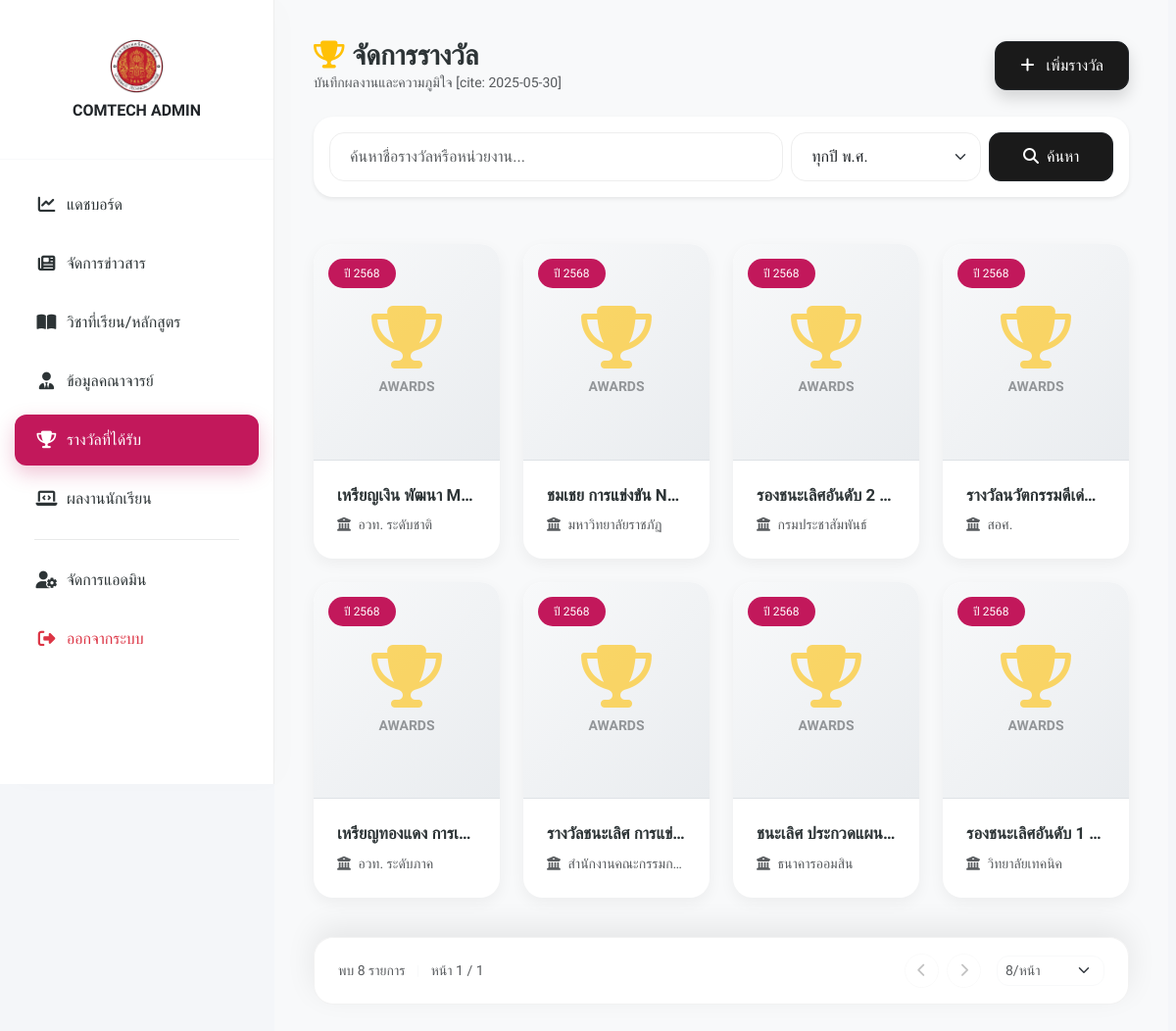
/admin/awards/index.php?year=2025-02-15 (signed in), run on the app's committed database.
### tables this page shows
CREATE TABLE `awards` (
  `id` int NOT NULL,
  `title` varchar(255) NOT NULL COMMENT 'ชื่อรางวัล',
  `award_date` date DEFAULT NULL COMMENT 'วันที่ได้รับรางวัล',
  `organizer` varchar(255) DEFAULT NULL COMMENT 'หน่วยงานที่จัด',
  `description` text COMMENT 'รายละเอียด/รายชื่อนักศึกษา',
  `image` varchar(255) DEFAULT NULL COMMENT 'รูปภาพรางวัล',
  `created_at` timestamp NOT NULL DEFAULT CURRENT_TIMESTAMP
);

### admin/awards/index.php (the view, shortened to what this page needs)
<?php
require_once __DIR__ . '/../../config/db.php';
$search = isset($_GET['search']) ? trim($_GET['search']) : '';
$filter_year = isset($_GET['year']) ? $_GET['year'] : '';
$limit = 8;
$page = isset($_GET['page']) ? (int)$_GET['page'] : 1;
$offset = ($page - 1) * $limit;
try {
    $where = "WHERE 1=1";
    $params = [];
    if ($filter_year !== '') {
        $where .= " AND YEAR(award_date) = :year";
        $params[':year'] = $filter_year;
    }
    $total_stmt = $pdo->prepare("SELECT COUNT(*) FROM awards $where");
    foreach ($params as $key => $val) {
        $total_stmt->bindValue($key, $val);
    }
    $total_stmt->execute();
    $total_items = $total_stmt->fetchColumn();
    $total_pages = ceil($total_items / $limit);
    $stmt = $pdo->prepare("SELECT * FROM awards $where ORDER BY award_date DESC LIMIT :limit OFFSET :offset");
    foreach ($params as $key => $val) {
        $stmt->bindValue($key, $val);
    }
    $stmt->bindValue(':limit', $limit, PDO::PARAM_INT);
    $stmt->bindValue(':offset', $offset, PDO::PARAM_INT);
    $stmt->execute();
    $awards = $stmt->fetchAll();
} catch (PDOException $e) {
    $awards = [];
    $total_pages = 0;
    $total_items = 0;
}
?>
<!DOCTYPE html>
<html lang="th">
<head>
    <link href="https://cdn.jsdelivr.net/npm/bootstrap@5.3.0/dist/css/bootstrap.min.css" rel="stylesheet">
    <link rel="stylesheet" href="https://cdnjs.cloudflare.com/ajax/libs/font-awesome/6.4.0/css/all.min.css">
    <link rel="stylesheet" href="../../assets/css/admin_style.css">
</head>
<body>
    <div class="admin-wrapper">
        <?php include '../includes/sidebar.php'; ?>
        <div class="main-content">
            <div class="content-wrapper">
                <div class="d-flex justify-content-between align-items-center mb-4">
                    <div>
                        <h3 class="fw-bold m-0"><i class="fa-solid fa-trophy me-2 text-warning"></i>จัดการรางวัล</h3>
                        <p class="text-muted small m-0">บันทึกผลงานและความภูมิใจ [cite: 2025-05-30]</p>
                    </div>
                    <a href="add.php" class="btn btn-dark rounded-pill px-4 shadow">
                        <i class="fa-solid fa-plus me-2"></i> เพิ่มรางวัล
                    </a>
                </div>
                <div class="card border-0 shadow-sm rounded-20 p-3 mb-5 bg-white">
                    <form method="GET" class="row g-2">
                        <div class="col-md-6 col-lg-7">
                            <input type="text" name="search" class="form-control search-box" placeholder="ค้นหาชื่อรางวัลหรือหน่วยงาน..." value="<?= htmlspecialchars($search) ?>">
                        </div>
                        <div class="col-md-3 col-lg-3">
                            <select name="year" class="form-select search-box" onchange="this.form.submit()">
                                <option value="">ทุกปี พ.ศ.</option>
                            </select>
                        </div>
                        <div class="col-md-3 col-lg-2">
                            <button type="submit" class="btn btn-dark w-100 rounded-15 fw-500 h-100">
                                <i class="fa-solid fa-magnifying-glass me-2"></i>ค้นหา
                            </button>
                        </div>
                    </form>
                </div>
                <div class="row g-4">
                    <?php if (!empty($awards)): ?>
                        <?php foreach ($awards as $key => $item): ?>
                            <div class="col-md-6 col-lg-4 col-xl-3">
                                <div class="card award-card" style="animation-delay: <?= $key * 0.1 ?>s;">
                                    <div class="award-img-wrapper">
                                        <div id="icon-<?= $item['id'] ?>" class="placeholder-icon <?= (!empty($item['image'])) ? 'd-none' : '' ?>">
                                            <i class="fa-solid fa-trophy fa-4x mb-2"></i>
                                            <span class="small text-muted fw-bold">AWARDS</span>
                                        </div>
                                        <span class="award-badge">ปี <?= date('Y', strtotime($item['award_date'])) + 543 ?></span>
                                    </div>
                                    <div class="card-body border-top">
                                        <h6 class="fw-bold award-title mb-2 text-truncate" title="<?= htmlspecialchars($item['title']) ?>"><?= htmlspecialchars($item['title']) ?></h6>
                                        <p class="text-muted small mb-0 text-truncate"><i class="fa-solid fa-university me-1"></i> <?= htmlspecialchars($item['organizer']) ?></p>
                                    </div>
                                </div>
                            </div>
                        <?php endforeach; ?>
                    <?php endif; ?>
                </div>
            </div>
            <?php if ($total_items > 0): ?>
                <div class="footer-pagination-sticky">
                    <div class="card footer-card shadow-sm border-0">
                        <div class="card-body px-4 py-3">
                            <div class="d-flex justify-content-between align-items-center flex-wrap">
                                <div class="text-muted small fw-600">
                                    พบ <?= number_format($total_items) ?> รายการ <span class="mx-2 text-light">|</span> หน้า <?= $page ?> / <?= $total_pages ?>
                                </div>
                                <div class="d-flex align-items-center gap-3">
                                    <div class="d-flex gap-2">
                                        <?php $query_str = "&search=" . urlencode($search) . "&year=" . urlencode($filter_year); ?>
                                        <a href="?page=<?= $page - 1 ?><?= $query_str ?>" class="btn-nav <?= ($page <= 1) ? 'disabled' : '' ?>"><i class="fa-solid fa-chevron-left small"></i></a>
                                        <a href="?page=<?= $page + 1 ?><?= $query_str ?>" class="btn-nav <?= ($page >= $total_pages) ? 'disabled' : '' ?>"><i class="fa-solid fa-chevron-right small"></i></a>
                                    </div>
                                    <select class="form-select form-select-sm rounded-12 border-light text-muted" style="width: 110px;">
                                        <option><?= $limit ?>/หน้า</option>
                                    </select>
                                </div>
                            </div>
                        </div>
                    </div>
                </div>
            <?php endif; ?>
        </div>
    </div>
</body>
</html>

### assets/css/admin_style.css (style rules this page uses)
:root { --primary-color:#c2185b; --dark-main:#1a1a1a; --light-bg:#f4f6f9; --card-white:#fff; --text-dark:#2d3436; --text-muted:#95a5a6; --border-color:#eee; --transition:all .3s cubic-bezier(.4,0,.2,1); --shadow-sm:0 5px 15px rgba(0,0,0,.03); --shadow-md:0 10px 30px rgba(0,0,0,.08); }
body { font-family:'Prompt',sans-serif; background:var(--light-bg); color:var(--text-dark); margin:0; overflow-x:hidden; }
.admin-wrapper { display:flex;min-height:100vh }
.main-content { flex:1; margin-left:280px; padding:40px; width:calc(100% - 280px); transition:var(--transition); display:flex; flex-direction:column; min-height:100vh; background:#f8f9fa; }
.content-wrapper { flex:1 0 auto;padding-bottom:20px }
.placeholder-icon { position:absolute;z-index:0;color:#ccc }
.rounded-12 { border-radius:12px!important }
.rounded-15 { border-radius:15px!important }
.rounded-20 { border-radius:20px!important }
.btn-dark { background:var(--dark-main)!important; color:#fff!important; border-radius:12px!important; padding:12px 25px!important; font-weight:500; transition:var(--transition)!important; }
.search-box { border-radius:15px; border:1px solid #eee; padding:12px 20px; transition:.3s; }
.btn-nav { width:35px;height:35px; border-radius:50%!important; display:flex; align-items:center; justify-content:center; transition:.3s; border:1px solid #eee!important; background:#fff; color:#333; text-decoration:none; }
.btn-nav.disabled { opacity:.3;cursor:not-allowed }
.footer-pagination-sticky { position:sticky; bottom:20px; z-index:100; margin-top:20px; }
.footer-card { border-radius:20px; border:1px solid rgba(0,0,0,.05)!important; background:rgba(255,255,255,.95); backdrop-filter:blur(10px); box-shadow:0 -10px 30px rgba(0,0,0,.08)!important; }
.award-card { border-radius:20px; overflow:hidden; border:none; transition:all .4s cubic-bezier(.165,.84,.44,1); background:#fff; height:100%; box-shadow:0 5px 15px rgba(0,0,0,.05); animation:fadeInUp .5s ease backwards; }
.award-img-wrapper { height:220px; overflow:hidden; position:relative; background:linear-gradient(135deg,#f8f9fa 0%,#e9ecef 100%); display:flex; align-items:center; justify-content:center; }
.placeholder-icon { display:flex;flex-direction:column;align-items:center;justify-content:center;color:#ffc107;opacity:.6 }
.award-badge { position:absolute; top:15px;left:15px; background:#c2185b;color:#fff; padding:6px 16px; border-radius:50px; font-size:.75rem; font-weight:500; z-index:5; }
.award-card .card-body { display:flex; flex-direction:column; height:calc(100% - 220px); padding:1.5rem!important; }
.award-title { font-size:1.05rem;font-weight:600;color:#2d3436;line-height:1.4 }
@media (min-width:992px) { body { overflow:auto!important } }
html { box-sizing:border-box; scrollbar-gutter: stable; }
*,*::before,*::after { box-sizing:inherit; }

### data on the page
awards: award_date "2568", title "เหรียญเงิน พัฒนา M…", organizer "อวท. ระดับชาติ"
awards: award_date "2568", title "ชมเชย การแข่งขัน N…", organizer "มหาวิทยาลัยราชภัฏ"
awards: award_date "2568", title "รองชนะเลิศอันดับ 2…", organizer "กรมประชาสัมพันธ์"
awards: award_date "2568", title "รางวัลนวัตกรรมดีเด่…", organizer "สอศ."
awards: award_date "2568", title "เหรียญทองแดง การเ…", organizer "อวท. ระดับภาค"
awards: award_date "2568", title "รางวัลชนะเลิศ การแข่…", organizer "สำนักงานคณะกรรมก…"
awards: award_date "2568", title "ชนะเลิศ ประกวดแผน…", organizer "ธนาคารออมสิน"
awards: award_date "2568", title "รองชนะเลิศอันดับ 1…", organizer "วิทยาลัยเทคนิค"

### other printed values
$total_items "8"
$page "1"
$total_pages "1"
form field value "8/หน้า"
